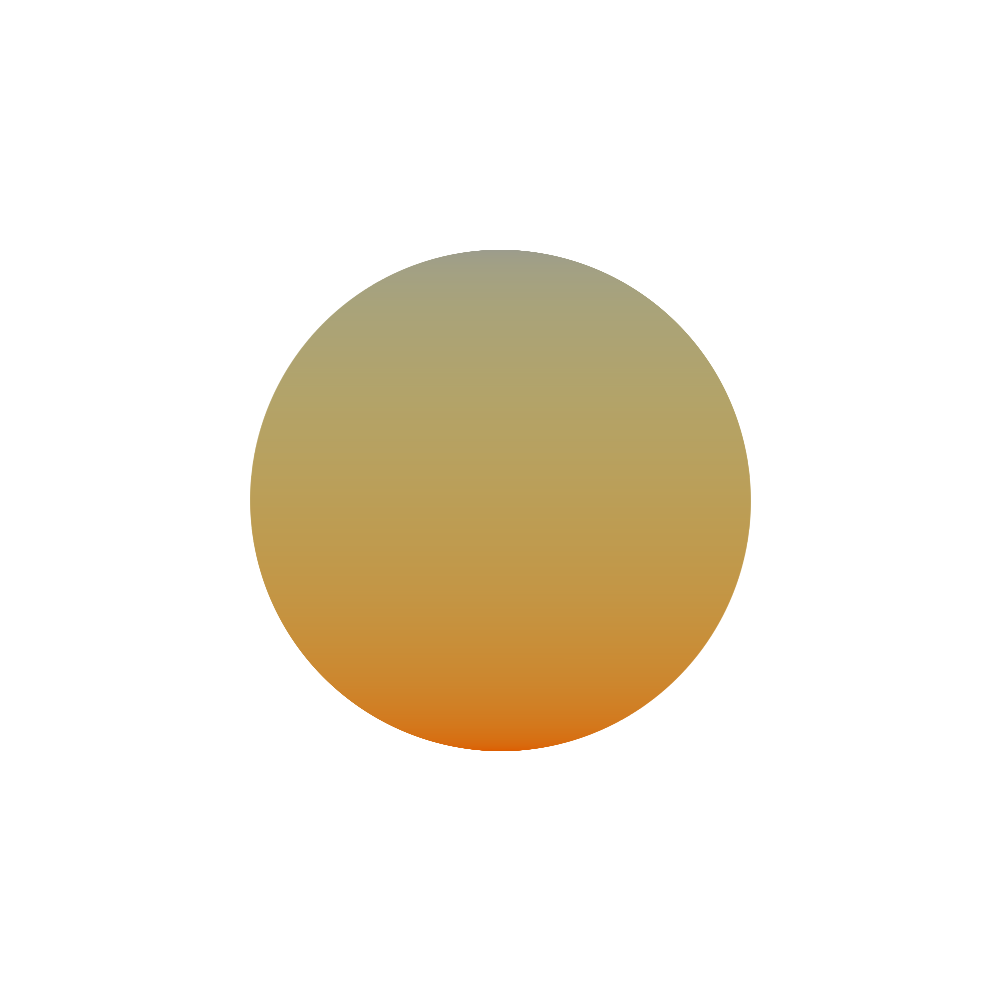
Frame 1 (no input)
Frame 2 (the mouse pressed at the canvas centre, redrawn once): identical to frame 1, image omitted

The Processing sketch that drew this single still picture (run headless with seeded random() and noise(); the mouse was pressed at the canvas centre and the sketch redrawn once):

// Processing sketch: sketch_210615b
// ── sketch_210615b.pde
color[] colors  = new int[2];

void setup() {
  size(1000,1000);
  colorMode(HSB, 359, 99, 99, 255);
  colors[0] = color(60, 7, 60, 255);
  colors[1] = color(25, 100, 86, 255);
}

void draw() {
  background(color(0,0,100, 255));
  noStroke();
  noLoop();
  float variance = 0.001;
  int stepHeight = 1;

  float centerX = width/2;
  float centerY = height/2;
  float containerW = width/2;
  float containerH = height/2;
  float lPerc = 0.0;
  int offset = 0;
  int topCount = 0;
  int bottomCount = 0;

  color topToMddleC =  lerpColor(colors[0], colors[1], .5);
  color middleToBottomC =  lerpColor(colors[0], colors[1], 1);
  float nextX, nextY;

  float[][] topLeft = new float[int(90/variance)][];
  float[][] topRight = new float[int(90/variance)][];
  float[][] bottomLeft = new float[int(90/variance)][];
  float[][] bottomRight = new float[int(90/variance)][];

  // Top Left Arc
  offset = 0;
  for(float a=PI+HALF_PI; a >= PI; a+=-variance) {
    nextX = centerX + (containerW/2) * cos(a);
    nextY =  centerY + (containerH/2) * sin(a);
    topLeft[offset] = new float[] {nextX, nextY};
    offset++;
  }

  // Top Right Arc
  offset = 0;
  for(float a=PI+HALF_PI; a <= PI+HALF_PI+HALF_PI; a+=variance) {
    nextX = centerX + (containerW/2) * cos(a);
    nextY = centerY + (containerH/2) * sin(a);
    topRight[offset] = new float[] {nextX, nextY};
    offset++;
  }

  // Bottom Left Arc
  offset = 0;
  for(float a=PI; a >= HALF_PI - variance; a+=-variance) {
    nextX = centerX + (containerW/2) * cos(a);
    nextY = centerY + (containerH/2) * sin(a);
    bottomLeft[offset] = new float[] {nextX, nextY};
    offset++;
  }

  // Bottom Right Arc
  offset = 0;
  for(float a=HALF_PI-QUARTER_PI*2; a <= HALF_PI + variance; a+=variance) {
    nextX = centerX + (containerW/2) * cos(a);
    nextY = centerY + (containerH/2) * sin(a);
    bottomRight[offset] = new float[] {nextX, nextY};
    offset++;
  }

  // find the actual number of point from top to middle
  for(int i=0; i < topLeft.length; i++ ) {
    if (topLeft[i] != null && topRight[i] != null) {
    topCount++;
    }
  }

  // find the actual number of point from middle to bottom
  for(int i=0; i < bottomLeft.length; i++ ) {
    if (bottomLeft[i] != null && bottomRight[i] != null) {
    bottomCount++;
    }
  }

  // From the top to the middle draw rectangles with color transition
  for(int i=0; i < topCount; i++ ) {
    lPerc = 0.5 * (((float)i/(float)topCount));
    topToMddleC = lerpColor(colors[0], colors[1], lPerc);
    fill(topToMddleC);
    if (topLeft[i] != null && topRight[i] != null) {
      beginShape();
      vertex(topLeft[i][0], topLeft[i][1]);
      vertex(topRight[i][0], topRight[i][1]);
      vertex(topRight[i][0]+stepHeight, topRight[i][1]+stepHeight);
      vertex(topLeft[i][0]+stepHeight, topLeft[i][1]+stepHeight);
      endShape();
    }
  }

  // From the top to the middle draw rectangles with color transition
  for(int i=0; i < bottomCount; i++) {
    lPerc = (1 * (((float)i/(float)bottomCount)));
    middleToBottomC = lerpColor(topToMddleC, colors[1], lPerc);
    fill(middleToBottomC);
    if (bottomLeft[i] != null && bottomRight[i] != null) {
      beginShape();
      vertex(bottomLeft[i][0], bottomLeft[i][1]);
      vertex(bottomRight[i][0], bottomRight[i][1]);
      vertex(bottomRight[i][0]+stepHeight, bottomRight[i][1]+stepHeight);
      vertex(bottomLeft[i][0]+stepHeight, bottomLeft[i][1]+stepHeight);
      endShape();
    }
  }
}
